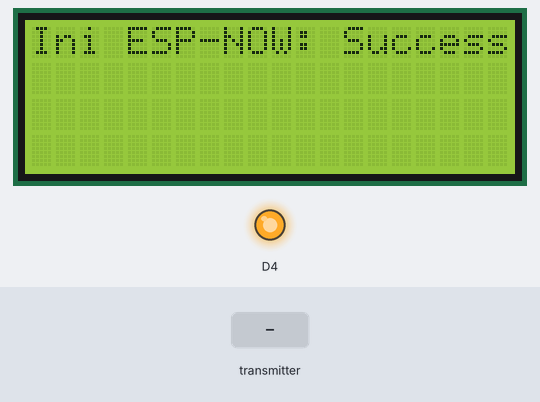
Bench run of a sketch on a simulated ESP8266 (NodeMCU). Shown: 20×4 character LCD, output pins drawn as LEDs (lit = HIGH). Dashed ring = blinking. Inputs (shaded band) come from the test bench. What the sketch prints to the serial monitor is not drawn.

Above: at 0.1 s.
2.3 s: the transmitter starts sending pb0 = 1
At 3.0 s:
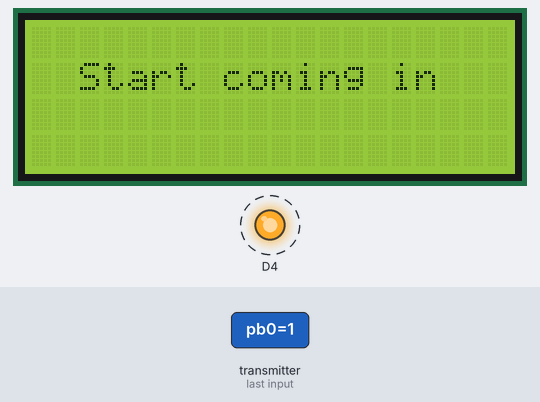
Timing chart, 0 to 9.8 s (numbered marks = the images above; inputs shaded):
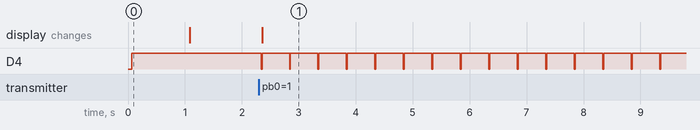

The sketch:

footpedalSlave_v0.ino
```cpp
#include <espnow.h>
#include <ESP8266WiFi.h>
#include <LiquidCrystal_I2C.h>
#include <Wire.h>

//LiquidCrystal_I2C object
LiquidCrystal_I2C lcd(0x27, 20, 4); //(add, cols, rows)

//structure to store push button data
typedef struct pushButtonPresses {
  bool pb0;
  bool pb1;
  bool pb2;
  bool pb3;
  bool pb4;
} pushButtonPresses;

//'pbData' object of pushButtonPresses struct type
pushButtonPresses pbData;

//callback when data is received
void cbRecv(uint8_t * mac, uint8_t *recvData, uint8_t len) {
  memcpy(&pbData, recvData, sizeof(pbData));
  digitalWrite(LED_BUILTIN, LOW);  //turn ON
  Serial.print("Bytes Recieved: ");
  Serial.println(len);
  printLcdMsg(pbData);
  digitalWrite(LED_BUILTIN, HIGH);  //turn OFF
  //lcd.clear();
}


//function to print message based on the button press
void printLcdMsg(pushButtonPresses pb_data){
  if (pb_data.pb0==1){  //if pb1 pressed
    lcd.clear();
    lcd.setCursor(2, 1);
    lcd.print("Start coming in");
  }

  else if (pb_data.pb1==1){  //if pb2 pressed
    lcd.clear();
    lcd.setCursor(7, 1);
    lcd.print("Groove");
  }

  else if (pb_data.pb2==1){  //if pb3 pressed
    lcd.clear();
    lcd.setCursor(5, 1);
    lcd.print("Tom Groove");
  }

  else if (pb_data.pb3==1){  //if pb4 pressed
    lcd.clear();
    lcd.setCursor(7, 1);
    lcd.print("Build");
  }

  else if (pb_data.pb4==1){  //if pb5 pressed
    lcd.clear();
    lcd.setCursor(2, 1);
    lcd.print("Start dying down");
  }
}


void setup() {

  Serial.begin(115200);

  //I2C
  Wire.begin(D2, D1);   //i2c(sda,scl)
  lcd.begin(20,4);      //begin LiquidCrystal_I2C object (cols, rows)
  lcd.backlight();      //turn on backlight
  lcd.home();           //position cursor at (0,0) coordinate

  pinMode(LED_BUILTIN, OUTPUT);     //Initialize the LED_BUILTIN pin as an output
  digitalWrite(LED_BUILTIN, HIGH);  //turn OFF

  //init WiFi in station mode
  WiFi.mode(WIFI_STA);

  while (esp_now_init() != 0) {
    Serial.println("Error initializing ESP-NOW");
    lcd.setCursor(0, 0);
    lcd.print("Error Init ESP-NOW");
  }
  Serial.println("Success initializing ESP-NOW");
  lcd.setCursor(0, 0);
  lcd.print("Ini ESP-NOW: Success");

  delay(1000);

  //set ROLE for this device
  esp_now_set_self_role(ESP_NOW_ROLE_SLAVE);
  //callback function
  esp_now_register_recv_cb(cbRecv);

  lcd.clear();
}


void loop() {
}
```

Measured:
- after the input at 2.3 s, D4: alternates HIGH for 0.48 s and LOW for 0.02 s, starting at once; the display: changes after 0.05 s (image 1)
